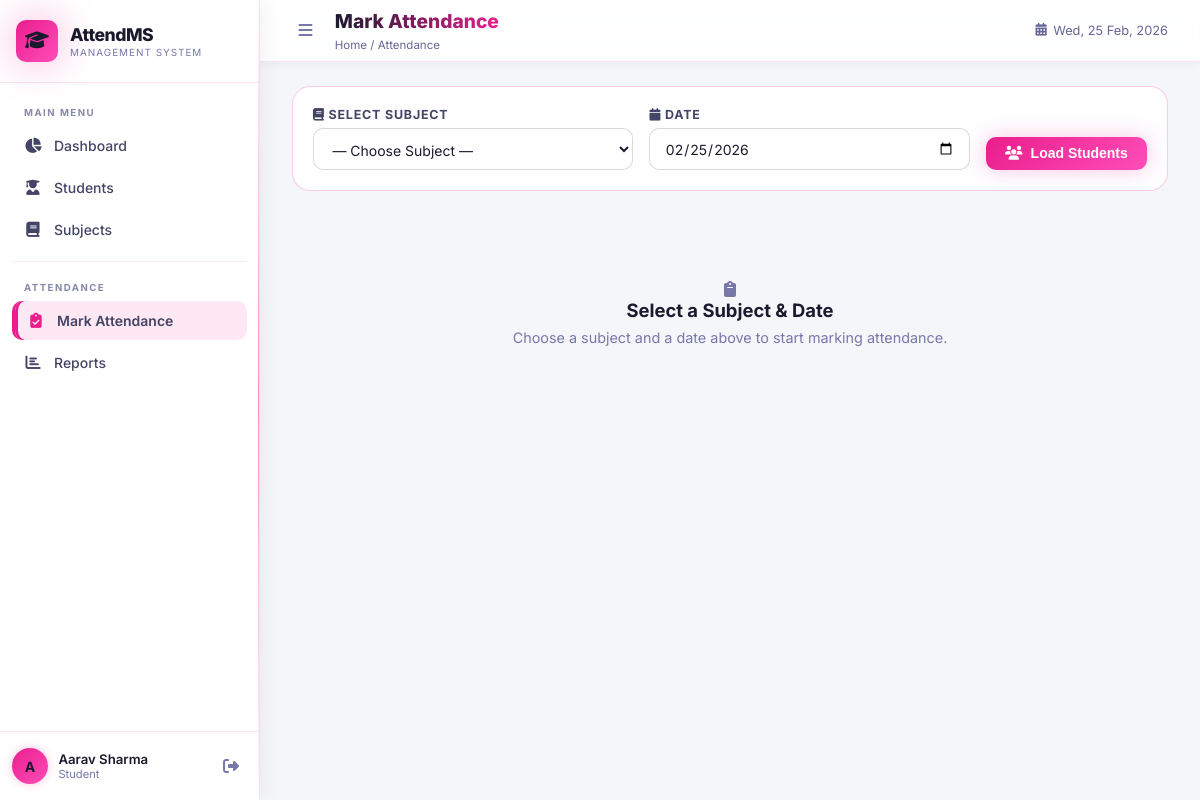
Page /attendance (signed in) on the committed database.
### app/models.py (models this page shows, shortened)
class User(UserMixin, db.Model):
    __tablename__ = 'users'
    id = db.Column(db.Integer, primary_key=True)
    username = db.Column(db.String(80), unique=True, nullable=False)
    email = db.Column(db.String(120), unique=True, nullable=True)
    password_hash = db.Column(db.String(256), nullable=False)
    role = db.Column(db.Enum('admin', 'teacher', 'student', name='user_role'), default='teacher')
    full_name = db.Column(db.String(120), nullable=True)
    created_at = db.Column(db.DateTime, default=datetime.utcnow)
    is_active_user = db.Column(db.Boolean, default=True)
    reset_token = db.Column(db.String(64), nullable=True, unique=True)
    reset_token_expiry = db.Column(db.DateTime, nullable=True)

### app/routes/attendance.py (the view, shortened to what this page needs)
@attendance.route('/attendance', methods=['GET', 'POST'])
@login_required
def mark_attendance():
    subjects_list = Subject.query.filter_by(is_active=True).order_by(Subject.name).all()
    students_list = []
    selected_subject = None
    selected_date = date.today().strftime('%Y-%m-%d')
    existing_map = {}
    return render_template('attendance.html',
                           subjects=subjects_list,
                           students=students_list,
                           selected_subject=selected_subject,
                           selected_date=selected_date,
                           existing_map=existing_map)

### app/models.py (called while the page is built)
@login_manager.user_loader
def load_user(user_id):
    return User.query.get(int(user_id))

### app/templates/attendance.html (shortened to what this page needs)
{% extends 'base.html' %}
{% block page_title %}Mark Attendance{% endblock %}
{% block breadcrumb %}Home / Attendance{% endblock %}
{% block content %}
<form method="GET" action="{{ url_for('attendance.mark_attendance') }}" class="attendance-controls">
    <div class="control-card">
        <div class="control-group">
            <label class="form-label"><i class="fas fa-book"></i> Select Subject</label>
            <select name="subject_id" class="form-control" required id="subjectSelect">
                <option value="">— Choose Subject —</option>
            </select>
        </div>
        <div class="control-group">
            <label class="form-label"><i class="fas fa-calendar"></i> Date</label>
            <input type="date" name="date" class="form-control" value="{{ selected_date }}" max="{{ selected_date }}">
        </div>
        <button type="submit" class="btn btn-primary">
            <i class="fas fa-users"></i> Load Students
        </button>
    </div>
</form>
{% if students %}
<form method="POST" action="{{ url_for('attendance.mark_attendance') }}" id="attendanceForm">
    <input type="hidden" name="subject_id" value="{{ selected_subject.id }}">
    <input type="hidden" name="attendance_date" value="{{ selected_date }}">
    <div class="attendance-toolbar">
        <div class="att-info">
            <span class="att-badge"><i class="fas fa-book"></i> {{ selected_subject.name }}</span>
            <span class="att-badge"><i class="fas fa-calendar"></i> {{ selected_date }}</span>
            <span class="att-badge"><i class="fas fa-users"></i> {{ students|length }} Students</span>
        </div>
        <div class="bulk-actions">
            <button type="button" class="btn btn-sm btn-success-outline" onclick="markAll('Present')">
                <i class="fas fa-check-double"></i> All Present
            </button>
            <button type="button" class="btn btn-sm btn-danger-outline" onclick="markAll('Absent')">
                <i class="fas fa-times"></i> All Absent
            </button>
        </div>
    </div>
    <div class="attendance-grid" id="attendanceGrid">
        {% for student in students %}
        {% set existing = existing_map.get(student.id) %}
        <div class="att-card" id="attCard_{{ student.id }}">
            <div class="att-card-header">
                <div class="att-avatar">{{ student.full_name[0] }}</div>
                <div class="att-student-info">
                    <span class="att-name">{{ student.full_name }}</span>
                    <span class="att-id">{{ student.student_id }}{% if student.class_name %} • {{ student.class_name
                        }}{% endif %}</span>
                </div>
            </div>
            <div class="att-status-btns">
                <label
                    class="status-btn present-btn {% if existing and existing.status == 'Present' %}active{% elif not existing %}active{% endif %}">
                    <input type="radio" name="status_{{ student.id }}" value="Present" {% if existing and
                        existing.status=='Present' %}checked{% elif not existing %}checked{% endif %}
                        onchange="updateCard({{ student.id }}, 'Present')">
                    <i class="fas fa-check"></i> Present
                </label>
                <label class="status-btn absent-btn {% if existing and existing.status == 'Absent' %}active{% endif %}">
                    <input type="radio" name="status_{{ student.id }}" value="Absent" {% if existing and
                        existing.status=='Absent' %}checked{% endif %}
                        onchange="updateCard({{ student.id }}, 'Absent')">
                    <i class="fas fa-times"></i> Absent
                </label>
                <label class="status-btn late-btn {% if existing and existing.status == 'Late' %}active{% endif %}">
                    <input type="radio" name="status_{{ student.id }}" value="Late" {% if existing and
                        existing.status=='Late' %}checked{% endif %} onchange="updateCard({{ student.id }}, 'Late')">
                    <i class="fas fa-clock"></i> Late
                </label>
                <label
                    class="status-btn excused-btn {% if existing and existing.status == 'Excused' %}active{% endif %}">
                    <input type="radio" name="status_{{ student.id }}" value="Excused" {% if existing and
                        existing.status=='Excused' %}checked{% endif %}
                        onchange="updateCard({{ student.id }}, 'Excused')">
                    <i class="fas fa-file-alt"></i> Excused
                </label>
            </div>
            <input type="text" name="remarks_{{ student.id }}" class="form-control remarks-input"
                placeholder="Remarks (optional)"
                value="{{ existing.remarks if existing and existing.remarks else '' }}">
        </div>
        {% endfor %}
    </div>
    <div class="attendance-submit">
        <div class="att-summary" id="attSummary">
            <span class="sum-present">Present: <strong id="countPresent">0</strong></span>
            <span class="sum-absent">Absent: <strong id="countAbsent">0</strong></span>
            <span class="sum-late">Late: <strong id="countLate">0</strong></span>
        </div>
        <button type="submit" class="btn btn-primary btn-lg">
            <i class="fas fa-save"></i> Save Attendance
        </button>
    </div>
</form>
{% else %}
<div class="empty-state">
    <i class="fas fa-clipboard"></i>
    <h3>Select a Subject & Date</h3>
    <p>Choose a subject and a date above to start marking attendance.</p>
</div>
{% endif %}
{% endblock %}

### app/templates/base.html (shortened to what this page needs)
<!DOCTYPE html>
<html lang="en">
<head>
    <link rel="stylesheet" href="{{ url_for('static', filename='css/style.css') }}">
    <link rel="stylesheet" href="https://cdnjs.cloudflare.com/ajax/libs/font-awesome/6.5.1/css/all.min.css">
</head>
<body>
    <div class="app-layout">
        <aside class="sidebar" id="sidebar">
            <div class="sidebar-header">
                <div class="logo">
                    <div class="logo-icon"><i class="fas fa-graduation-cap"></i></div>
                    <div class="logo-text">
                        <span class="logo-name">AttendMS</span>
                        <span class="logo-sub">Management System</span>
                    </div>
                </div>
            </div>
            <nav class="sidebar-nav">
                <div class="nav-section-label">MAIN MENU</div>
                <a href="{{ url_for('attendance.dashboard') }}"
                    class="nav-item {% if request.endpoint == 'attendance.dashboard' %}active{% endif %}">
                    <i class="fas fa-chart-pie nav-icon"></i>
                    <span class="nav-label">Dashboard</span>
                </a>
                <a href="{{ url_for('students.list_students') }}"
                    class="nav-item {% if request.blueprint == 'students' %}active{% endif %}">
                    <i class="fas fa-user-graduate nav-icon"></i>
                    <span class="nav-label">Students</span>
                </a>
                <a href="{{ url_for('subjects.list_subjects') }}"
                    class="nav-item {% if request.blueprint == 'subjects' %}active{% endif %}">
                    <i class="fas fa-book nav-icon"></i>
                    <span class="nav-label">Subjects</span>
                </a>
                <div class="nav-divider"></div>
                <div class="nav-section-label">ATTENDANCE</div>
                <a href="{{ url_for('attendance.mark_attendance') }}"
                    class="nav-item {% if request.endpoint == 'attendance.mark_attendance' %}active{% endif %}">
                    <i class="fas fa-clipboard-check nav-icon"></i>
                    <span class="nav-label">Mark Attendance</span>
                </a>
                <a href="{{ url_for('reports.view_reports') }}"
                    class="nav-item {% if request.blueprint == 'reports' %}active{% endif %}">
                    <i class="fas fa-chart-bar nav-icon"></i>
                    <span class="nav-label">Reports</span>
                </a>
            </nav>
            <div class="sidebar-footer">
                <div class="user-info">
                    <div class="user-avatar">{{ current_user.full_name[0].upper() if current_user.full_name else
                        current_user.username[0].upper() }}</div>
                    <div class="user-details">
                        <span class="user-name">{{ current_user.full_name or current_user.username }}</span>
                        <span class="user-role">{{ current_user.role.title() }}</span>
                    </div>
                </div>
                <a href="{{ url_for('auth.logout') }}" class="logout-btn" title="Logout">
                    <i class="fas fa-sign-out-alt"></i>
                </a>
            </div>
        </aside>
        <main class="main-content" id="mainContent">
            <header class="topbar">
                <div class="topbar-left">
                    <button class="mobile-toggle" id="mobileToggle"><i class="fas fa-bars"></i></button>
                    <div class="page-info">
                        <h1 class="page-title">{% block page_title %}Dashboard{% endblock %}</h1>
                        <span class="page-breadcrumb">{% block breadcrumb %}Home{% endblock %}</span>
                    </div>
                </div>
                <div class="topbar-right">
                    <div class="topbar-date"><i class="fas fa-calendar-alt"></i> <span id="currentDate"></span></div>
                </div>
            </header>
            <div class="content-wrapper">
                {% block content %}{% endblock %}
            </div>
        </main>
    </div>
</body>
</html>

### rows in the picture
User: full_name "A", full_name "Aarav Sharma", role "Student"
